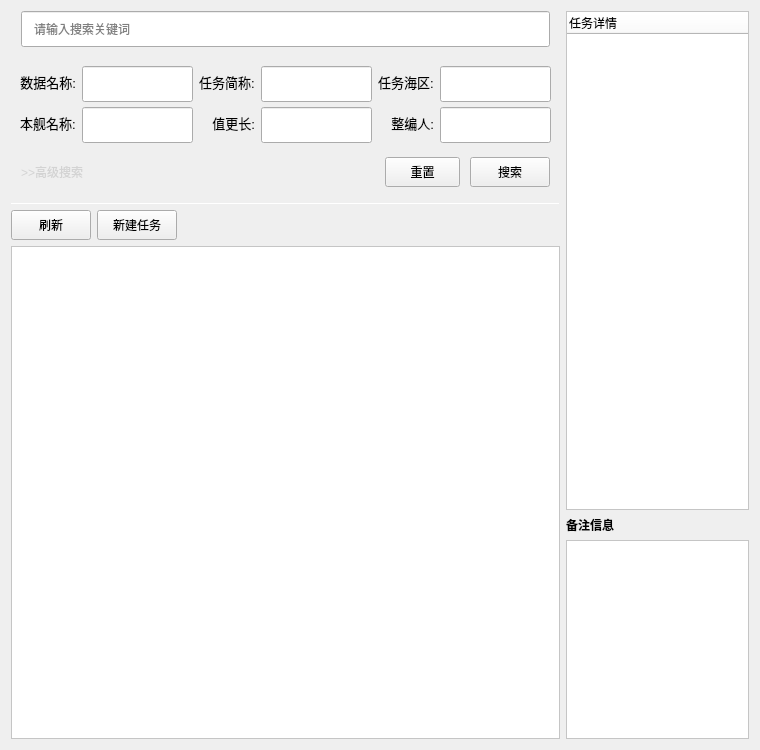
<?xml version="1.0" encoding="UTF-8"?>
<ui version="4.0">
 <class>HomeForm</class>
 <widget class="QWidget" name="HomeForm">
  <property name="geometry">
   <rect>
    <x>0</x>
    <y>0</y>
    <width>760</width>
    <height>750</height>
   </rect>
  </property>
  <property name="windowTitle">
   <string>Form</string>
  </property>
  <layout class="QHBoxLayout" name="horizontalLayout" stretch="3,1">
   <item>
    <layout class="QVBoxLayout" name="verticalLayout_2">
     <property name="bottomMargin">
      <number>0</number>
     </property>
     <item>
      <layout class="QVBoxLayout" name="verticalLayout">
       <property name="spacing">
        <number>10</number>
       </property>
       <property name="bottomMargin">
        <number>10</number>
       </property>
       <item>
        <widget class="QLineEdit" name="inKeyword">
         <property name="minimumSize">
          <size>
           <width>0</width>
           <height>36</height>
          </size>
         </property>
         <property name="maximumSize">
          <size>
           <width>16777215</width>
           <height>36</height>
          </size>
         </property>
         <property name="styleSheet">
          <string notr="true">padding-left:10px;
margin:0 10px;</string>
         </property>
         <property name="placeholderText">
          <string>请输入搜索关键词</string>
         </property>
        </widget>
       </item>
       <item>
        <widget class="QWidget" name="wtAdvSearch" native="true">
         <property name="enabled">
          <bool>true</bool>
         </property>
         <property name="minimumSize">
          <size>
           <width>0</width>
           <height>90</height>
          </size>
         </property>
         <property name="maximumSize">
          <size>
           <width>16777215</width>
           <height>90</height>
          </size>
         </property>
         <property name="styleSheet">
          <string notr="true">border-image:none;</string>
         </property>
         <layout class="QHBoxLayout" name="horizontalLayout_2">
          <item>
           <layout class="QGridLayout" name="gridLayout_2">
            <property name="sizeConstraint">
             <enum>QLayout::SetDefaultConstraint</enum>
            </property>
            <property name="verticalSpacing">
             <number>10</number>
            </property>
            <item row="1" column="4">
             <widget class="QLabel" name="lbAuthor">
              <property name="font">
               <font>
                <pointsize>10</pointsize>
               </font>
              </property>
              <property name="styleSheet">
               <string notr="true">border-image:none;</string>
              </property>
              <property name="text">
               <string>整编人:</string>
              </property>
              <property name="alignment">
               <set>Qt::AlignRight|Qt::AlignTrailing|Qt::AlignVCenter</set>
              </property>
             </widget>
            </item>
            <item row="1" column="3">
             <widget class="QLineEdit" name="inActor">
              <property name="minimumSize">
               <size>
                <width>0</width>
                <height>36</height>
               </size>
              </property>
              <property name="styleSheet">
               <string notr="true">border-image: url(:/destop/background.png);</string>
              </property>
             </widget>
            </item>
            <item row="0" column="2">
             <widget class="QLabel" name="lbAbbr">
              <property name="font">
               <font>
                <pointsize>10</pointsize>
               </font>
              </property>
              <property name="styleSheet">
               <string notr="true">border-image:none;</string>
              </property>
              <property name="text">
               <string>任务简称:</string>
              </property>
             </widget>
            </item>
            <item row="0" column="3">
             <widget class="QLineEdit" name="inAbbr">
              <property name="minimumSize">
               <size>
                <width>0</width>
                <height>36</height>
               </size>
              </property>
              <property name="styleSheet">
               <string notr="true">border-image: url(:/destop/background.png);</string>
              </property>
             </widget>
            </item>
            <item row="1" column="1">
             <widget class="QLineEdit" name="inShipName">
              <property name="minimumSize">
               <size>
                <width>0</width>
                <height>36</height>
               </size>
              </property>
              <property name="styleSheet">
               <string notr="true">border-image: url(:/destop/background.png);</string>
              </property>
             </widget>
            </item>
            <item row="0" column="4">
             <widget class="QLabel" name="lbArea">
              <property name="font">
               <font>
                <pointsize>10</pointsize>
               </font>
              </property>
              <property name="styleSheet">
               <string notr="true">border-image:none;</string>
              </property>
              <property name="text">
               <string>任务海区:</string>
              </property>
             </widget>
            </item>
            <item row="1" column="5">
             <widget class="QLineEdit" name="inAuthor">
              <property name="minimumSize">
               <size>
                <width>0</width>
                <height>36</height>
               </size>
              </property>
              <property name="styleSheet">
               <string notr="true">border-image: url(:/destop/background.png);</string>
              </property>
             </widget>
            </item>
            <item row="0" column="0">
             <widget class="QLabel" name="lbTitle">
              <property name="font">
               <font>
                <pointsize>10</pointsize>
               </font>
              </property>
              <property name="styleSheet">
               <string notr="true">border-image:none;</string>
              </property>
              <property name="text">
               <string>数据名称:</string>
              </property>
              <property name="alignment">
               <set>Qt::AlignRight|Qt::AlignTrailing|Qt::AlignVCenter</set>
              </property>
             </widget>
            </item>
            <item row="1" column="0">
             <widget class="QLabel" name="lbShipName">
              <property name="font">
               <font>
                <pointsize>10</pointsize>
               </font>
              </property>
              <property name="styleSheet">
               <string notr="true">border-image:none;</string>
              </property>
              <property name="text">
               <string>本舰名称:</string>
              </property>
             </widget>
            </item>
            <item row="1" column="2">
             <widget class="QLabel" name="lbActor">
              <property name="font">
               <font>
                <pointsize>10</pointsize>
               </font>
              </property>
              <property name="styleSheet">
               <string notr="true">border-image:none;</string>
              </property>
              <property name="text">
               <string>值更长:</string>
              </property>
              <property name="alignment">
               <set>Qt::AlignRight|Qt::AlignTrailing|Qt::AlignVCenter</set>
              </property>
             </widget>
            </item>
            <item row="0" column="1">
             <widget class="QLineEdit" name="inTitle">
              <property name="minimumSize">
               <size>
                <width>0</width>
                <height>36</height>
               </size>
              </property>
              <property name="styleSheet">
               <string notr="true">border-image: url(:/destop/background.png);</string>
              </property>
             </widget>
            </item>
            <item row="0" column="5">
             <widget class="QLineEdit" name="inArea">
              <property name="minimumSize">
               <size>
                <width>0</width>
                <height>36</height>
               </size>
              </property>
              <property name="styleSheet">
               <string notr="true">border-image: url(:/destop/background.png);</string>
              </property>
              <property name="placeholderText">
               <string/>
              </property>
             </widget>
            </item>
           </layout>
          </item>
         </layout>
        </widget>
       </item>
       <item>
        <layout class="QHBoxLayout" name="horizontalLayout_8" stretch="0,10,1,1">
         <property name="leftMargin">
          <number>10</number>
         </property>
         <property name="rightMargin">
          <number>10</number>
         </property>
         <item>
          <widget class="QPushButton" name="btnSearchType">
           <property name="styleSheet">
            <string notr="true">*{
border:none;
color:#D3D3D3;
}
*:hover {
    color:#4169E1;
}</string>
           </property>
           <property name="text">
            <string>&gt;&gt;高级搜索</string>
           </property>
          </widget>
         </item>
         <item>
          <spacer name="horizontalSpacer">
           <property name="orientation">
            <enum>Qt::Horizontal</enum>
           </property>
           <property name="sizeType">
            <enum>QSizePolicy::Expanding</enum>
           </property>
           <property name="sizeHint" stdset="0">
            <size>
             <width>40</width>
             <height>20</height>
            </size>
           </property>
          </spacer>
         </item>
         <item>
          <widget class="QPushButton" name="btnReset">
           <property name="minimumSize">
            <size>
             <width>0</width>
             <height>30</height>
            </size>
           </property>
           <property name="maximumSize">
            <size>
             <width>75</width>
             <height>16777215</height>
            </size>
           </property>
           <property name="focusPolicy">
            <enum>Qt::ClickFocus</enum>
           </property>
           <property name="autoFillBackground">
            <bool>false</bool>
           </property>
           <property name="styleSheet">
            <string notr="true">*:hover {
color: rgb(57, 138, 241);
}</string>
           </property>
           <property name="text">
            <string>重置</string>
           </property>
           <property name="flat">
            <bool>false</bool>
           </property>
          </widget>
         </item>
         <item>
          <widget class="QPushButton" name="btnSearch">
           <property name="minimumSize">
            <size>
             <width>0</width>
             <height>30</height>
            </size>
           </property>
           <property name="styleSheet">
            <string notr="true">*:hover {
color: rgb(57, 138, 241);
}</string>
           </property>
           <property name="text">
            <string>搜索</string>
           </property>
          </widget>
         </item>
        </layout>
       </item>
      </layout>
     </item>
     <item>
      <widget class="Line" name="line_2">
       <property name="minimumSize">
        <size>
         <width>0</width>
         <height>1</height>
        </size>
       </property>
       <property name="maximumSize">
        <size>
         <width>16777215</width>
         <height>0</height>
        </size>
       </property>
       <property name="styleSheet">
        <string notr="true">border-color: rgb(232, 232, 232);</string>
       </property>
       <property name="orientation">
        <enum>Qt::Horizontal</enum>
       </property>
      </widget>
     </item>
     <item>
      <layout class="QHBoxLayout" name="horizontalLayout_9">
       <item>
        <widget class="QPushButton" name="btnRefresh">
         <property name="minimumSize">
          <size>
           <width>0</width>
           <height>30</height>
          </size>
         </property>
         <property name="styleSheet">
          <string notr="true">*:hover {
color: rgb(57, 138, 241);
}</string>
         </property>
         <property name="text">
          <string>刷新</string>
         </property>
        </widget>
       </item>
       <item>
        <widget class="QPushButton" name="btnCreate">
         <property name="minimumSize">
          <size>
           <width>0</width>
           <height>30</height>
          </size>
         </property>
         <property name="styleSheet">
          <string notr="true">*:hover {
color: rgb(57, 138, 241);
}</string>
         </property>
         <property name="text">
          <string>新建任务</string>
         </property>
        </widget>
       </item>
       <item>
        <spacer name="horizontalSpacer_4">
         <property name="orientation">
          <enum>Qt::Horizontal</enum>
         </property>
         <property name="sizeHint" stdset="0">
          <size>
           <width>40</width>
           <height>20</height>
          </size>
         </property>
        </spacer>
       </item>
      </layout>
     </item>
     <item>
      <widget class="QTableView" name="tableTask">
       <property name="styleSheet">
        <string notr="true">background-color: rgb(255, 255, 255);
border-color: rgb(242, 242, 242);</string>
       </property>
       <property name="sizeAdjustPolicy">
        <enum>QAbstractScrollArea::AdjustToContents</enum>
       </property>
       <attribute name="horizontalHeaderCascadingSectionResizes">
        <bool>true</bool>
       </attribute>
       <attribute name="horizontalHeaderStretchLastSection">
        <bool>true</bool>
       </attribute>
      </widget>
     </item>
    </layout>
   </item>
   <item>
    <layout class="QVBoxLayout" name="verticalLayout_5" stretch="5,0,2">
     <item>
      <widget class="QTreeWidget" name="taskInfoTree">
       <property name="styleSheet">
        <string notr="true">background-color: rgb(255, 255, 255);
border-color: rgb(242, 242, 242);</string>
       </property>
       <column>
        <property name="text">
         <string>任务详情</string>
        </property>
       </column>
      </widget>
     </item>
     <item>
      <widget class="QLabel" name="label_14">
       <property name="styleSheet">
        <string notr="true">font:bold 9pt;</string>
       </property>
       <property name="text">
        <string>备注信息</string>
       </property>
      </widget>
     </item>
     <item>
      <widget class="QTextBrowser" name="txtComment">
       <property name="styleSheet">
        <string notr="true">background-color: rgb(255, 255, 255);</string>
       </property>
      </widget>
     </item>
    </layout>
   </item>
  </layout>
 </widget>
 <resources/>
 <connections/>
</ui>
